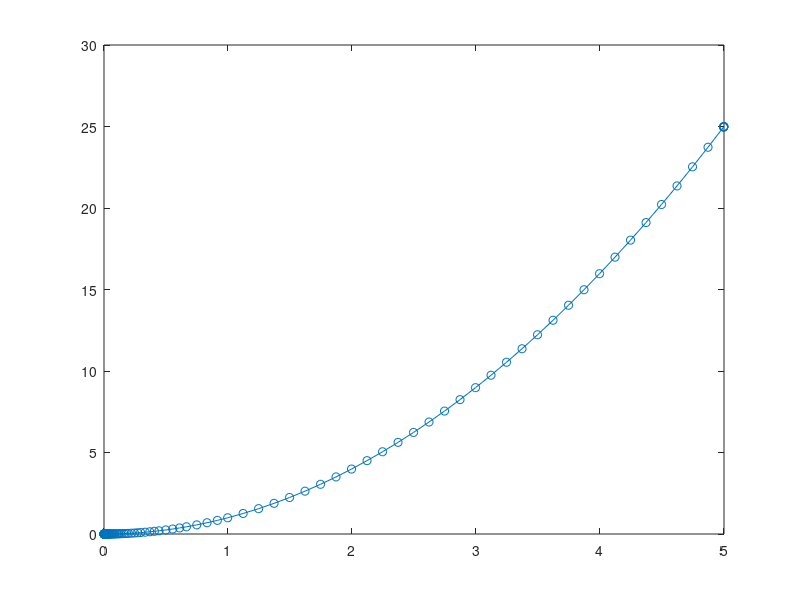

This figure's MATLAB source: (Note: this script raises an error after producing the figure.)
clc;clear all;
tspan = [0 5];
y0 = 0;

figure(1)
[t,y] = ode45(@(t,y) 2*t, tspan, y0);
plot(t,y,'-o')

figure(2)
[t1,y2] = ode45(@Fcn, tspan, y0);
plot(t1,y2,'-o')